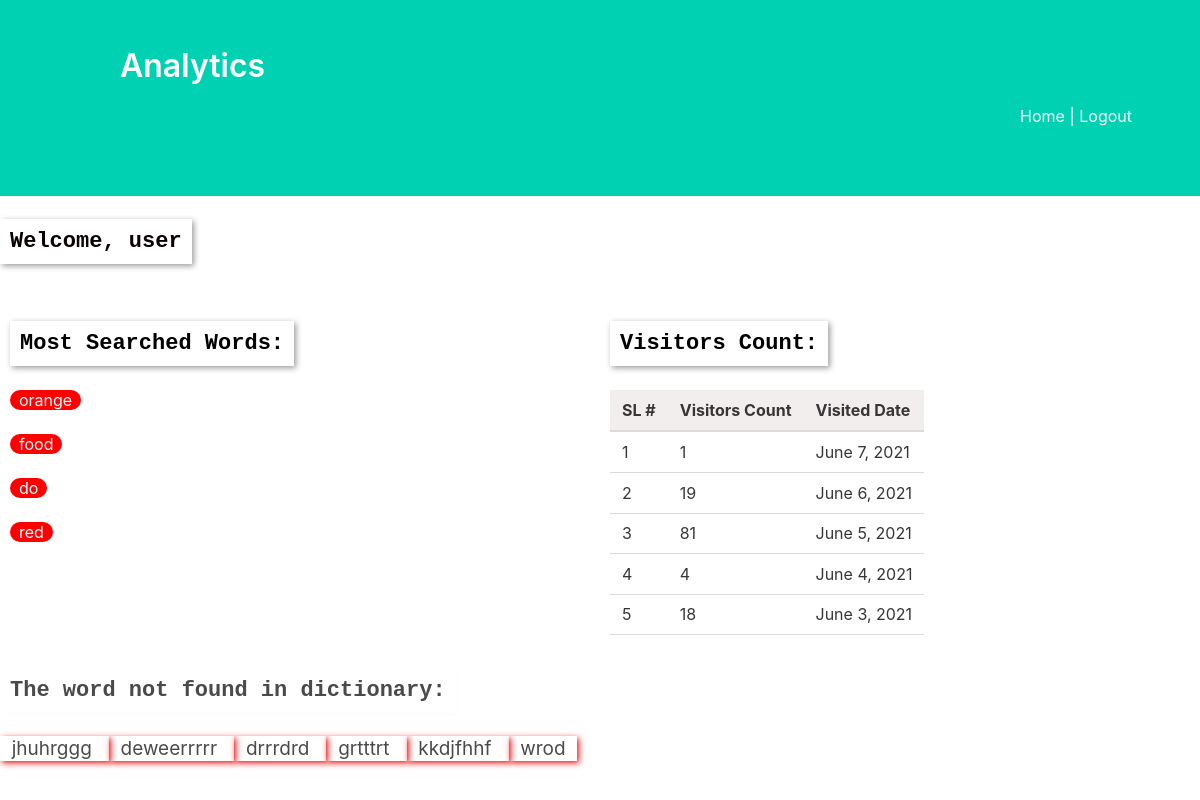
Before: /read/analatics/ with the older database file.
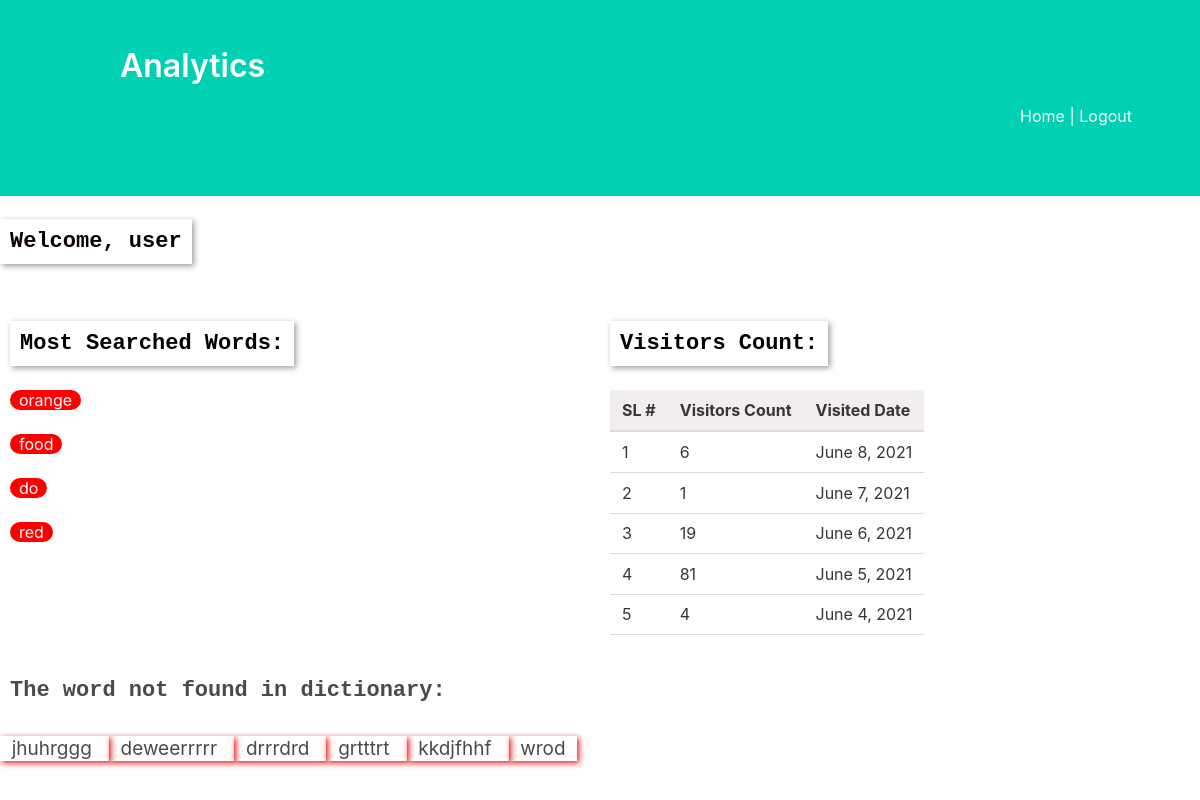
After: the same page with the newer database file.
### myapp/models.py (models this page shows, shortened)
class Visitor(models.Model):
    visitors_count = models.IntegerField()
    created_date = models.DateField(null=True)
    class Meta:
       verbose_name = 'visitors_count'

class Word(models.Model):
    name = models.CharField(max_length=25)
    is_found = models.BooleanField()
    def __str__(self):
        return self.name
    class Meta:
       verbose_name = 'word'

### myapp/views.py (the view)
# urls.py: path('read/analatics/',views.analatics,name='analatics'),
def analatics(request):
    words_lst = Word.objects.all().order_by('name')
    filtered_wrdlst = Word.objects.filter(is_found = True)
    most_word_search = {}
    for wrd in filtered_wrdlst:
        wrd = str(wrd).lower()
        if wrd not in most_word_search:
             most_word_search[wrd] = 1
        else:
             most_word_search[wrd] += 1
    word_counter = Counter(most_word_search)
    show_Most_Search_Words = []
    for word, count in word_counter.most_common(4):
         show_Most_Search_Words.append(str(word))
    templst = list(Word.objects.filter(is_found = False))
    filtered_Not_Found_Word = set()
    for item in templst:
         if item not in filtered_Not_Found_Word:
             filtered_Not_Found_Word.add(str(item))
    show_Visitors_Counts = Visitor.objects.all().order_by("-created_date")
    show_Visitors_Counts = show_Visitors_Counts[:5]
    context = {'show_Most_Search_Words' : show_Most_Search_Words, 'filtered_Not_Found_Word' : filtered_Not_Found_Word,
               'show_Visitors_Counts': show_Visitors_Counts
              }
    return render(request,'analatics.html', context)

### myapp/templates/analatics.html (shortened to what this page needs)
<!DOCTYPE html>
<html lang="en">
<head>
    <link rel="stylesheet" href="https://cdnjs.cloudflare.com/ajax/libs/bulma/0.6.2/css/bulma.css" />
</head>
<body>
    <section class="hero is-primary">
        <div class="hero-body">
            <div class="container">
                <div class="col">
                <h1 class="title">
                    Analytics
                </h1>
            </div>
            </div>
            <div class="myButton" >
                <a  href="{% url 'home' %}">Home</a> |
                <a  href="{% url 'logout' %}">Logout</a>
            </div>
        </div>
    </section>
<section>
<h2>Welcome, user</h2>
<div class="row">
  <div class="column" style="background-color:rgb(255, 255, 255);">
    <h2 style="color:rgb(0, 0, 0)";>Most Searched Words:</h2>
    {% for search_Word in show_Most_Search_Words %}
  <div class="content" style="background-color: red; color: rgb(255, 255, 255);border-radius: 40px; border: rgb(14, 231, 25); width: fit-content; height: fit-content; line-height: 20px; ">
      &nbsp;  {{search_Word}}  &nbsp;
    </div>
    {% endfor %}
  </div>
  <div class="column" style="background-color:rgb(255, 255, 255);">
    <h2 style="color:rgb(0, 0, 0)";>Visitors Count:</h2>
    <table class="table">
        <thead class="thead-dark" style="background-color:rgb(243, 238, 238);">
          <tr>
            <th scope="col">SL #</th>
            <th scope="col">Visitors Count</th>
            <th scope="col">Visited Date</th>
          </tr>
        </thead>
        <tbody>
            {% for show_visit_counts in show_Visitors_Counts %}
          <tr>
            <td></td>
            <td>{{show_visit_counts.visitors_count}}</td>
            <td>{{show_visit_counts.created_date}}</td>
          </tr>
          <tr>
           {% endfor %}
        </tbody>
      </table>
  </div>
</div>
</section>
<section>
    <h3> The word not found in dictionary: </h3>
    <div class="row" style="padding-bottom: 30px; height: 50%;">
    {% for not_found in filtered_Not_Found_Word %}
    <div class="not-found-words" >
        &nbsp; {{not_found}} &nbsp;
    </div>
    {% endfor %}
</div>
</section>
</body>
</html>

### myapp/templates/analatics.html (style rules this page uses)
* { box-sizing: border-box; }
.column { float: left; width: 50%; padding: 10px; height:auto; }
.row:after { content: ""; display: table; clear: both; }
h2 { font-size: 22px; font-family: 'Courier New', Courier, monospace; color:rgb(10, 0, 0); padding:10px; font-weight: bold; -moz-box-shadow: 2px 2px 6px rgb(253, 253, 253); -webkit-box-shadow: 2px 2px 6px rgb(255, 254, 254); box-shadow:2px 2px 6px rgb(156, 155, 155); text-align:center; display:inline; line-height:92px; }
h3 { font-size: 22px; font-family: 'Courier New', Courier, monospace; padding:10px; font-weight: bold; -moz-box-shadow: 2px 2px 6px rgb(255, 253, 253); -webkit-box-shadow: 2px 2px 6px rgb(252, 250, 250); box-shadow:2px 2px 6px rgb(253, 253, 253); text-align:center; display:inline; line-height:92px; }
.not-found-words { font-size: 19px; padding:1px; -moz-box-shadow: 2px 2px 6px #888; -webkit-box-shadow: 2px 2px 6px #888; box-shadow:2px 2px 6px rgb(228, 19, 19); text-align:center; display:inline; line-height:20px; }
.myButton { padding: 20px; display:block; float:right; color: rgb(251, 252, 249); text-align:top; }
table { counter-reset: serial-number; }
table td:first-child:before { counter-increment: serial-number; content: counter(serial-number); }

Changed rows visible on the page:
no longer on this page (row unchanged): Visitor: visitors_count "18", created_date "June 3, 2021"
added Visitor: visitors_count "6", created_date "June 8, 2021"
